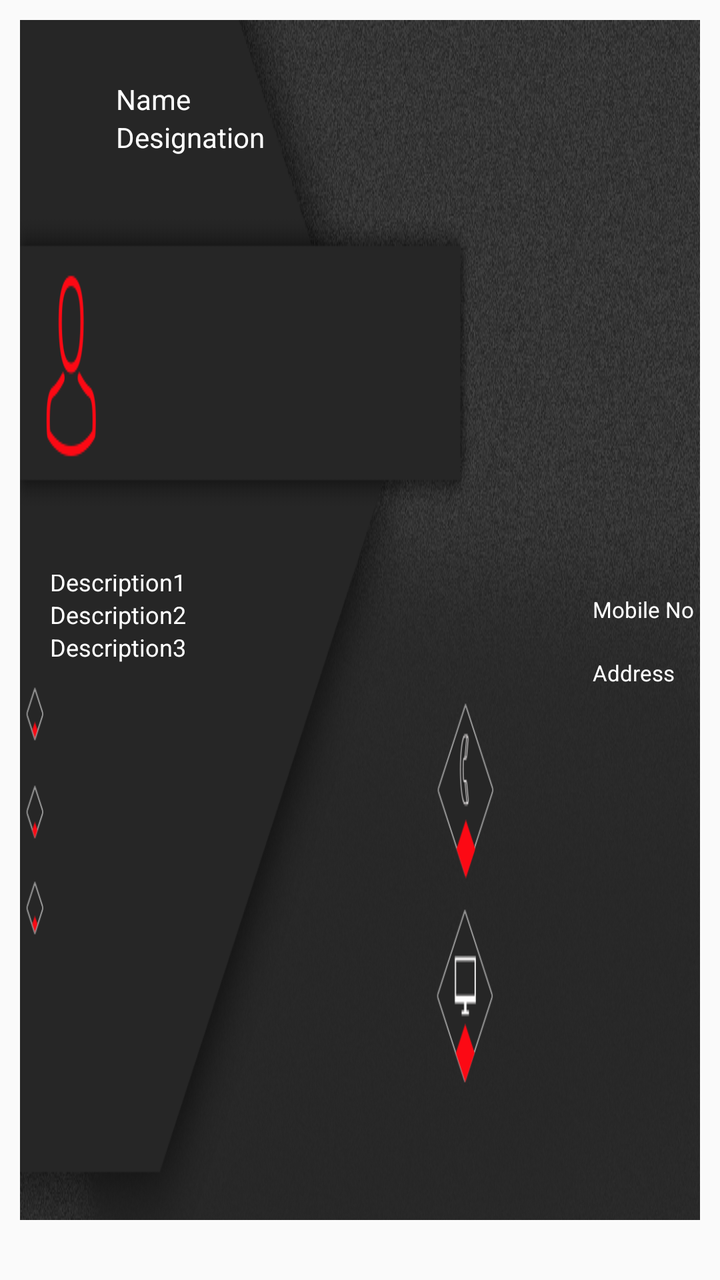
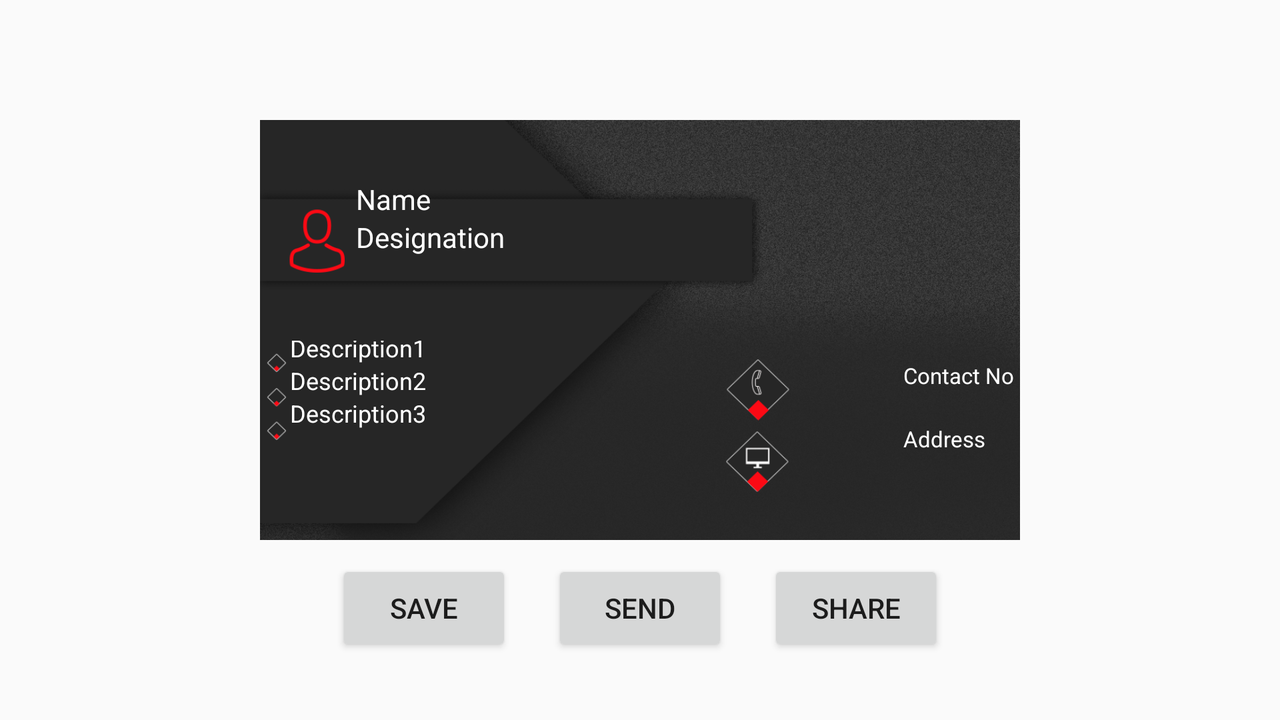

One screen, two layout resources from the same app: the default and the author's alternative for another configuration. Each is rendered where Android would select it; the XML of both is given below.
<!-- AndroidManifest.xml: application theme AppTheme -->
<!-- res/layout/activity_mc_edit3.xml -->
<?xml version="1.0" encoding="utf-8"?>
<RelativeLayout
    xmlns:android="http://schemas.android.com/apk/res/android"
    xmlns:app="http://schemas.android.com/apk/res-auto"
    android:orientation="vertical"
    android:layout_width="match_parent"
    android:layout_height="210dp"
    android:layout_marginTop="50dp"
    android:id="@+id/mainLayout"
    android:padding="10dp">



        <LinearLayout
            android:id="@+id/container"
            android:layout_width="match_parent"
            android:layout_height="wrap_content"
            android:layout_alignStart="@+id/card_view"
            android:background="@drawable/cardedit111"
            android:orientation="vertical"
            android:weightSum="2">

            <LinearLayout
                android:id="@+id/parent1"
                android:layout_width="match_parent"
                android:layout_height="1dp"
                android:layout_weight="1"
                android:orientation="vertical">

                <TextView
                    android:id="@+id/name"
                    android:layout_width="wrap_content"
                    android:layout_height="wrap_content"
                    android:layout_marginLeft="48dp"
                    android:layout_marginTop="30dp"
                    android:text="Name"
                    android:textColor="@color/white"
                    android:textSize="14sp" />

                <TextView
                    android:id="@+id/designation"
                    android:layout_width="wrap_content"
                    android:layout_height="wrap_content"
                    android:layout_marginLeft="48dp"
                    android:text="Designation"
                    android:textColor="@color/white"
                    android:textSize="14sp" />

                <ImageView
                    android:id="@+id/logo"
                    android:layout_width="80dp"
                    android:layout_height="80dp"
                    android:layout_gravity="right"
                    android:layout_marginTop="-65dp"
                    android:layout_marginRight="5dp"
                    android:src="@mipmap/ic_launcher" />

            </LinearLayout>

            <RelativeLayout
                android:id="@+id/parent2"
                android:layout_width="match_parent"
                android:layout_height="0dp"
                android:layout_marginTop="10dp"
                android:layout_weight="1"
                android:orientation="vertical">

                <TextView
                    android:layout_marginTop="-5dp"
                    android:id="@+id/dsc1"
                    android:layout_width="wrap_content"
                    android:layout_height="wrap_content"
                    android:text="Description1"
                    android:layout_marginLeft="15dp"
                    android:textSize="12sp"
                    android:textColor="@color/white"/>
                <TextView
                    android:id="@+id/dsc2"
                    android:layout_below="@id/dsc1"
                    android:layout_width="wrap_content"
                    android:layout_height="wrap_content"
                    android:text="Description2"
                    android:layout_marginLeft="15dp"
                    android:textSize="12sp"
                    android:textColor="@color/white"/>
                <TextView
                    android:id="@+id/dsc3"
                    android:layout_below="@id/dsc2"
                    android:layout_width="wrap_content"
                    android:layout_height="wrap_content"
                    android:text="Description3"
                    android:layout_marginLeft="15dp"
                    android:textSize="12sp"
                    android:textColor="@color/white"/>

                <RelativeLayout
                    android:layout_width="wrap_content"
                    android:layout_height="wrap_content"
                    android:layout_alignParentTop="true"
                    android:layout_alignParentEnd="true"
                    android:layout_gravity="right"
                    android:layout_marginTop="2dp"
                    android:layout_marginEnd="3dp"
                    android:orientation="vertical">

                    <TextView
                        android:id="@+id/phone"
                        android:layout_width="wrap_content"
                        android:layout_height="wrap_content"
                        android:layout_marginTop="8dp"
                        android:text="Mobile No"
                        android:textColor="@color/white"
                        android:textSize="11sp"
                        android:layout_marginLeft="2dp"/>

                    <TextView
                        android:layout_marginLeft="2dp"
                        android:layout_below="@+id/phone"
                        android:id="@+id/address"
                        android:layout_width="wrap_content"
                        android:layout_height="wrap_content"
                        android:layout_marginTop="17dp"
                        android:text="Address"
                        android:textColor="@color/white"
                        android:textSize="11sp" />

                </RelativeLayout>

                

            </RelativeLayout>

        </LinearLayout>



</RelativeLayout>
<!-- resources referenced by this layout -->
<resources>
  <color name="white">#fff</color>
  <!-- drawable cardedit111: png bitmap (drawable, 356962 bytes) -->
  <style name="AppTheme" parent="Theme.AppCompat.Light.NoActionBar">
          
          <item name="colorPrimary">@color/colorPrimary</item>
          <item name="colorPrimaryDark">@color/colorPrimaryDark</item>
          <item name="colorAccent">@color/colorAccent</item>
      </style>
  <color name="colorPrimary">#008577</color>
  <color name="colorPrimaryDark">#00574B</color>
  <color name="colorAccent">#D81B60</color>
</resources>
<!-- res/layout-land/activity_mc_edit3.xml (the author's variant of the layout above) -->
<!-- drawn on the phone turned sideways -->
<?xml version="1.0" encoding="utf-8"?>
<ScrollView xmlns:android="http://schemas.android.com/apk/res/android"
    android:id="@+id/ScrollView01"
    android:layout_width="fill_parent"
    android:layout_height="fill_parent" >
    <LinearLayout
        android:layout_width="match_parent"
        android:layout_height="wrap_content"
        android:orientation="vertical">
<RelativeLayout
    xmlns:android="http://schemas.android.com/apk/res/android"
    xmlns:app="http://schemas.android.com/apk/res-auto"
    android:orientation="vertical"
    android:layout_width="400dp"
    android:layout_height="wrap_content"
    android:layout_marginTop="50dp"
    android:id="@+id/mainLayout"
    android:layout_gravity="center_horizontal"
    android:padding="10dp">

    <LinearLayout
        android:layout_width="match_parent"
        android:layout_height="wrap_content"
        android:orientation="vertical">
        <LinearLayout
            android:id="@+id/container"
            android:layout_width="match_parent"
            android:layout_height="210dp"
            android:layout_alignStart="@+id/card_view"
            android:background="@drawable/cardedit111"
            android:orientation="vertical"
            android:weightSum="2">

            <LinearLayout
                android:id="@+id/parent1"
                android:layout_width="match_parent"
                android:layout_height="1dp"
                android:layout_weight="1"
                android:orientation="vertical">

                <TextView
                    android:id="@+id/name"
                    android:layout_width="wrap_content"
                    android:layout_height="wrap_content"
                    android:layout_marginLeft="48dp"
                    android:layout_marginTop="30dp"
                    android:text="Name"
                    android:textColor="@color/white"
                    android:textSize="14sp" />

                <TextView
                    android:id="@+id/designation"
                    android:layout_width="wrap_content"
                    android:layout_height="wrap_content"
                    android:layout_marginLeft="48dp"
                    android:text="Designation"
                    android:textColor="@color/white"
                    android:textSize="14sp" />

                <ImageView
                    android:id="@+id/logo"
                    android:layout_width="80dp"
                    android:layout_height="80dp"
                    android:layout_gravity="right"
                    android:layout_marginTop="-65dp"
                    android:layout_marginRight="5dp"
                    android:src="@mipmap/ic_launcher" />

            </LinearLayout>

            <RelativeLayout
                android:id="@+id/parent2"
                android:layout_width="match_parent"
                android:layout_height="0dp"
                android:layout_marginTop="10dp"
                android:layout_weight="1"
                android:orientation="vertical">

                <TextView
                    android:layout_marginTop="-5dp"
                    android:id="@+id/dsc1"
                    android:layout_width="wrap_content"
                    android:layout_height="wrap_content"
                    android:text="Description1"
                    android:layout_marginLeft="15dp"
                    android:textSize="12sp"
                    android:textColor="@color/white"/>
                <TextView
                    android:id="@+id/dsc2"
                    android:layout_below="@id/dsc1"
                    android:layout_width="wrap_content"
                    android:layout_height="wrap_content"
                    android:text="Description2"
                    android:layout_marginLeft="15dp"
                    android:textSize="12sp"
                    android:textColor="@color/white"/>
                <TextView
                    android:id="@+id/dsc3"
                    android:layout_below="@id/dsc2"
                    android:layout_width="wrap_content"
                    android:layout_height="wrap_content"
                    android:text="Description3"
                    android:layout_marginLeft="15dp"
                    android:textSize="12sp"
                    android:textColor="@color/white"/>

                <RelativeLayout
                    android:layout_width="wrap_content"
                    android:layout_height="wrap_content"
                    android:layout_alignParentTop="true"
                    android:layout_alignParentEnd="true"
                    android:layout_gravity="right"
                    android:layout_marginTop="2dp"
                    android:layout_marginEnd="3dp"
                    android:orientation="vertical">

                    <TextView
                        android:id="@+id/phone"
                        android:layout_width="wrap_content"
                        android:layout_height="wrap_content"
                        android:layout_marginTop="8dp"
                        android:text="Contact No"
                        android:textColor="@color/white"
                        android:textSize="11sp"
                        android:layout_marginLeft="2dp"/>

                    <TextView
                        android:layout_marginLeft="2dp"
                        android:layout_below="@+id/phone"
                        android:id="@+id/address"
                        android:layout_width="wrap_content"
                        android:layout_height="wrap_content"
                        android:layout_marginTop="17dp"
                        android:text="Address"
                        android:textColor="@color/white"
                        android:textSize="11sp" />

                </RelativeLayout>

                

            </RelativeLayout>

        </LinearLayout>
        <LinearLayout
            android:layout_width="match_parent"
            android:layout_height="wrap_content"
            android:orientation="horizontal"
            android:gravity="center">
            <Button
                android:id="@+id/save"
                android:layout_width="wrap_content"
                android:layout_height="wrap_content"
                android:text="save"
                android:layout_margin="10dp"
                android:padding="5dp"/>

            <Button
                android:id="@+id/send"
                android:layout_width="wrap_content"
                android:layout_height="wrap_content"
                android:layout_margin="10dp"
                android:padding="5dp"
                android:text="Send" />

            <Button
                android:id="@+id/share"
                android:layout_width="wrap_content"
                android:layout_height="wrap_content"
                android:layout_margin="10dp"
                android:padding="5dp"
                android:text="Share" />
        </LinearLayout>
    </LinearLayout>

</RelativeLayout>
    </LinearLayout>
</ScrollView>
